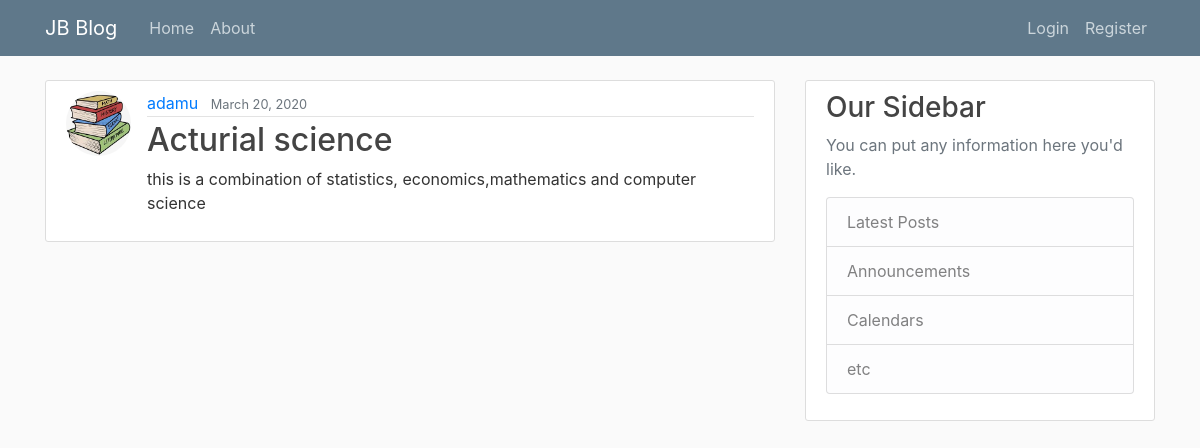
/post/5/, run on the app's committed database.
### blog/models.py (models this page shows, shortened)
class Post(models.Model):
    title = models.CharField(max_length=100)
    content = models.TextField()
    date_posted = models.DateTimeField(default=timezone.now)
    author = models.ForeignKey(User, on_delete=models.CASCADE)

### Logusers/models.py (models this page shows, shortened)
class Profile(models.Model):
    user = models.OneToOneField(User, on_delete=models.CASCADE)
    image = models.ImageField(default='default.jpg', upload_to='profile_pics')

### blog/views.py (the view)
# urls.py: path('post/<int:pk>/', PostDetailView.as_view(), name='post-detail'),
class PostDetailView(DetailView):
    model = Post

### blog/templates/blog/post_detail.html (shortened to what this page needs)
{% extends "blog/base.html" %}
{% block page_content %}
  <article class="media content-section">
    <img class="rounded-circle article-img" src="{{ object.author.profile.image.url }}">
    <div class="media-body">
      <div class="article-metadata">
        <a class="mr-2" href="{% url 'user-posts' object.author.username %}">{{ object.author }}</a>
        <small class="text-muted">{{ object.date_posted|date:"F d, Y" }}</small>
      </div>
      <h2 class="article-title">{{ object.title }}</h2>
      <p class="article-content">{{ object.content }}</p>
    </div>
  </article>
{% endblock %}

### blog/static/blog/main.css (style rules this page uses)
body { background: #fafafa; color: #333333; margin-top: 5rem; }
h1, h2, h3, h4, h5, h6 { color: #444444; }
.content-section { background: #ffffff; padding: 10px 20px; border: 1px solid #dddddd; border-radius: 3px; margin-bottom: 20px; }
.article-title { color: #444444; }
.article-content { white-space: pre-line; }
.article-img { height: 65px; width: 65px; margin-right: 16px; }
.article-metadata { padding-bottom: 1px; margin-bottom: 4px; border-bottom: 1px solid #e3e3e3 }

### data on the page
Post: author.profile.image (picture), author "adamu", date_posted "March 20, 2020", title "Acturial science", content "this is a combination of statistics, economics,mathematics and computer science"
